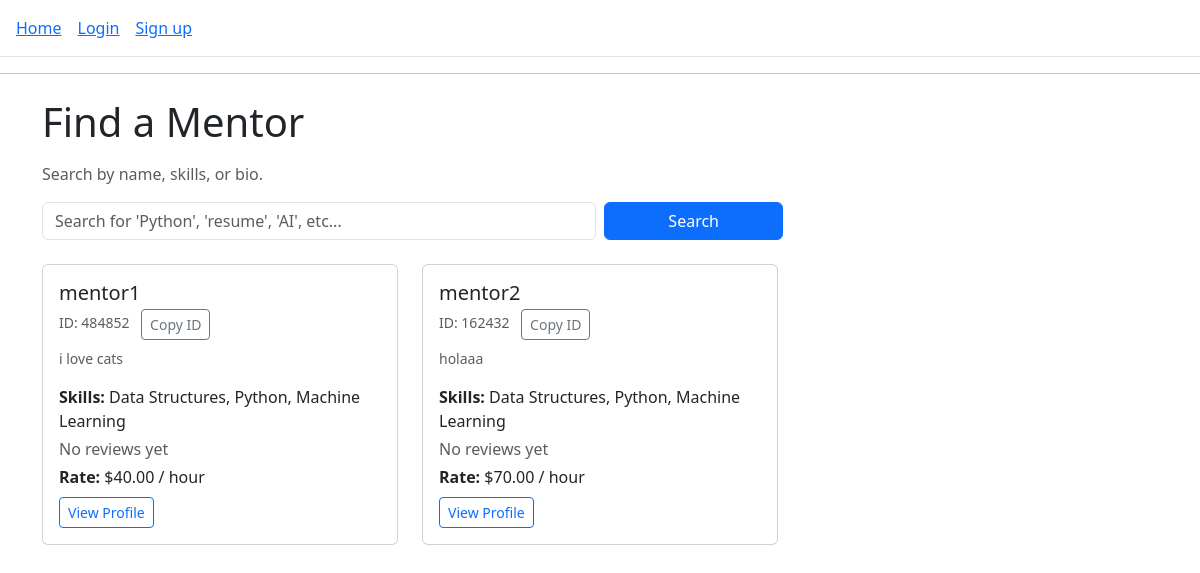
/mentors/, run on the app's committed database.
### core/models.py (models this page shows, shortened)
class Profile(models.Model):
    ROLE_CHOICES = [
        ("MENTOR", "Mentor"),
        ("MENTEE", "Mentee"),
    ]
    user = models.OneToOneField(
        settings.AUTH_USER_MODEL,
        on_delete=models.CASCADE,
        related_name="profile",
    )
    role = models.CharField(max_length=10, choices=ROLE_CHOICES)
    public_id = models.CharField(
        max_length=10,
        unique=True,
        editable=False,
        blank=True,
        null=True,
    )
    bio = models.TextField(blank=True)
    skills = models.CharField(
        max_length=255,
        blank=True,
        help_text="Comma-separated skills, e.g. Python, Data Science, Resume Review",
    )
    hourly_rate = models.DecimalField(
        max_digits=6,
        decimal_places=2,
        null=True,
        blank=True,
        help_text="Only for mentors",
    )
    photo = models.ImageField(
        upload_to="profiles/",
        blank=True,
        null=True,
    )

### core/views.py (the view, shortened to what this page needs)
# urls.py: path("mentors/", views.mentor_list, name="mentor_list"),  # mentor list
def mentor_list(request):
    query = request.GET.get("q", "").strip()
    mentors = Profile.objects.filter(role="MENTOR")
    mentors = mentors.annotate(
        avg_rating=Avg("sessions_as_mentor__review__rating")
    )
    context = {
        "mentors": mentors,
        "query": query,
    }
    return render(request, "core/mentor_list.html", context)

### templates/core/mentor_list.html (shortened to what this page needs)
{% extends "base.html" %}
{% block content %}
<div class="container mt-4">
    <h1 class="mb-3">Find a Mentor</h1>
    <p class="text-muted">Search by name, skills, or bio.</p>
    <form method="get" class="row g-2 mb-4">
        <div class="col-sm-8 col-md-6">
            <input
                type="text"
                name="q"
                value="{{ query }}"
                class="form-control"
                placeholder="Search for 'Python', 'resume', 'AI', etc..."
            >
        </div>
        <div class="col-sm-4 col-md-2">
            <button type="submit" class="btn btn-primary w-100">
                Search
            </button>
        </div>
    </form>
    {% if mentors %}
        <div class="row">
            {% for mentor in mentors %}
                <div class="col-md-4 mb-4">
                    <div class="card h-100">
                        <div class="card-body d-flex flex-column">
                            <h5 class="card-title mb-1">
                                {{ mentor.user.username }}
                            </h5>
                            {% if mentor.public_id %}
                                <p class="small text-muted mb-2">
                                    ID: {{ mentor.public_id }}
                                    <button
                                        type="button"
                                        class="btn btn-sm btn-outline-secondary ms-2"
                                        onclick="navigator.clipboard.writeText('{{ mentor.public_id }}'); alert('ID copied to clipboard');"
                                    >
                                        Copy ID
                                    </button>
                                </p>
                            {% endif %}
                            {% if mentor.bio %}
                                <p class="card-text small text-muted">
                                    {{ mentor.bio|truncatewords:20 }}
                                </p>
                            {% endif %}
                            {% if mentor.skills %}
                                <p class="mb-1">
                                    <strong>Skills:</strong>
                                    {{ mentor.skills }}
                                </p>
                            {% endif %}
                            {% if mentor.avg_rating %}
                                <p class="mb-1">
                                    ⭐ {{ mentor.avg_rating|floatformat:1 }} / 5
                                </p>
                            {% else %}
                                <p class="mb-1 text-muted">
                                    No reviews yet
                                </p>
                            {% endif %}
                            {% if mentor.hourly_rate %}
                                <p class="mb-2">
                                    <strong>Rate:</strong>
                                    ${{ mentor.hourly_rate }} / hour
                                </p>
                            {% endif %}
                            <div class="mt-auto">
                                <a
                                  href="{% url 'mentor_detail' mentor.id %}"
                                  class="btn btn-outline-primary btn-sm me-2"
                                >
                                    View Profile
                                </a>
                            </div>
                        </div>
                    </div>
                </div>
            {% endfor %}
        </div>
    {% else %}
        {% if query %}
            <p>No mentors found matching "<strong>{{ query }}</strong>".</p>
        {% else %}
            <p>No mentors available yet. Create some in the admin to test.</p>
        {% endif %}
    {% endif %}
</div>
{% endblock %}

### data on the page
Profile: user.username "mentor1", public_id "484852", bio "i love cats", skills "Data Structures, Python, Machine Learning", shows "No reviews yet", hourly_rate "40.00"
Profile: user.username "mentor2", public_id "162432", bio "holaaa", skills "Data Structures, Python, Machine Learning", shows "No reviews yet", hourly_rate "70.00"
